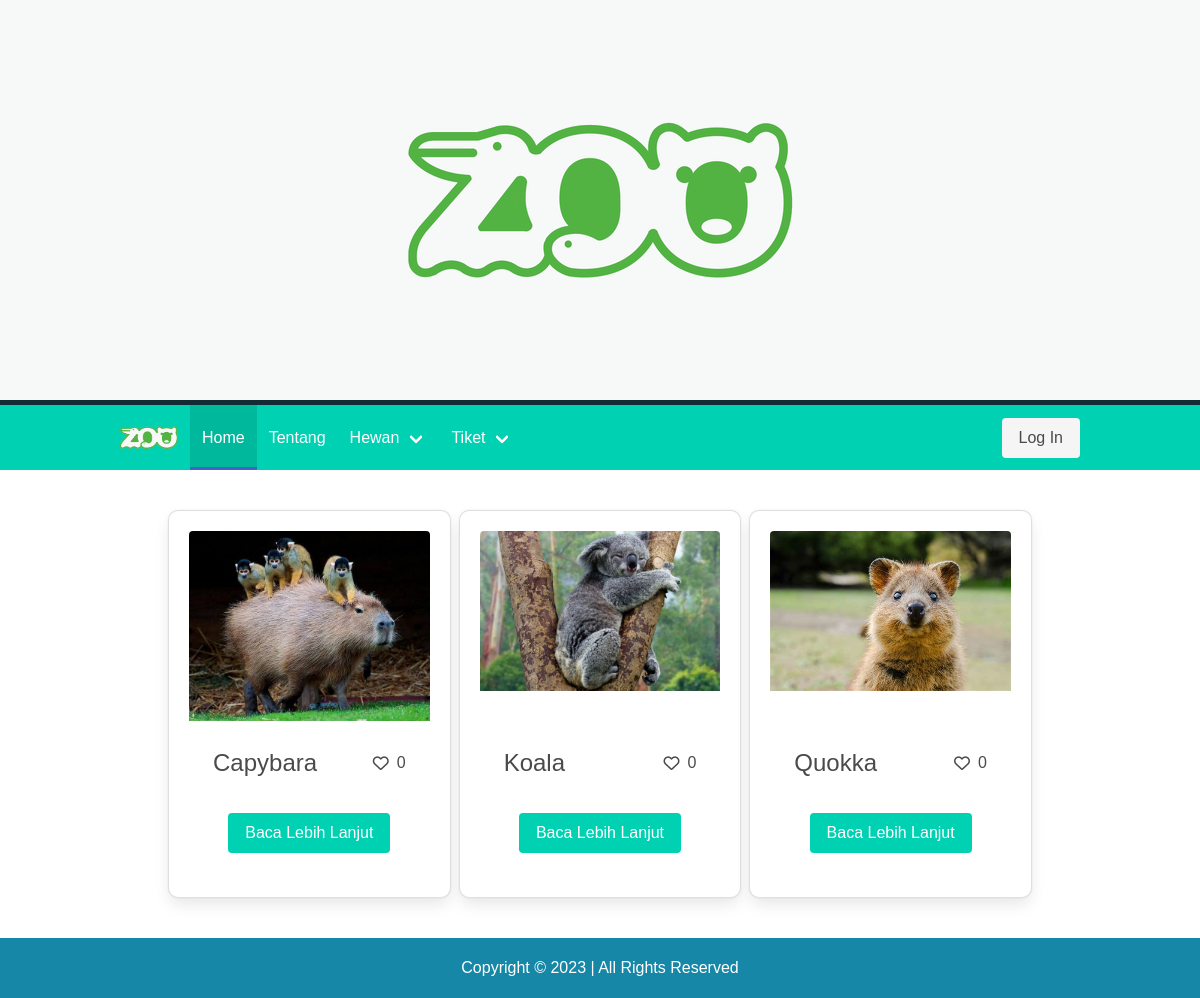
The page / on the database its author committed.
### tables this page shows
CREATE TABLE `animal` (
  `id` int(11) NOT NULL,
  `name` varchar(255) NOT NULL,
  `image` varchar(255) DEFAULT NULL
);

### index.php (the view, shortened to what this page needs)
<?php
require('./config.php');
$animals = $mysqli->query("SELECT a.id, a.name, a.image, COUNT(fa.id) AS favCount FROM animal a LEFT JOIN fav_animal fa ON a.id = fa.animal_id GROUP BY a.name LIMIT 3");
?>
<!DOCTYPE html>
<html lang="en">
<head>
  <link rel="stylesheet" href="/assets/styles/style.css">
</head>
<body>
  <header>
    <div class="jumbotron">
      <img src="/assets/images/zoo-1.png" alt="">
    </div>
    <?php include("./components/Nav.php") ?>
  </header>
  <main class="container">
    <section class="section">
      <div class="grid">
        <?php while ($animal = mysqli_fetch_array($animals)) : ?>
          <div class="card column">
            <div class="card-image">
              <figure class="image ">
                <img style="min-height: 128px;" src="<?= $animal['image'] ?>" alt="Placeholder image">
              </figure>
            </div>
            <div class="card-content" style="width: 100%;">
              <div style="display: flex; align-items: center; justify-content: space-between; width: 100%; margin-bottom: 2rem;">
                <p class="is-size-4"><?= $animal['name'] ?></p>
                <span class="icon-text">
                  <span class="icon">
                    <i class="fa-regular fa-heart"></i>
                  </span>
                  <span><?= $animal['favCount'] ?></span>
                </span>
              </div>
              <a href="/hewan?id=<?= $animal['id'] ?>" class="button is-primary">
                Baca Lebih Lanjut
              </a>
            </div>
          </div>
        <?php endwhile ?>
      </div>
    </section>
  </main>
  <footer>
    Copyright © 2023 | All Rights Reserved
  </footer>
</body>
</html>

### assets/styles/style.css (style rules this page uses)
:root { --main-color-900: #134e4a; --main-color-800: #115e59; --main-color-700: #0f766e; --main-color-600: #0d9488; --main-color-500: #14b8a6; --main-color-400: #2dd4bf; --main-color-300: #5eead4; --main-color-200: #99f6e4; --main-color-100: #ccfbf1; --main-color-50: #f0fdfa; }
html { overflow-y: auto; }
* { box-sizing: border-box; transition: all 0.5s ease; font-family: "Poppins", sans-serif; margin: 0; padding: 0; }
html { scroll-behavior: smooth; }
header { display: inline; }
.jumbotron { width: 100%; height: 400px; display: flex; justify-content: center; align-items: center; background-color: #F7F8F8; }
.jumbotron img { object-fit: contain; }
.section { padding-top: 40px; padding-bottom: 40px; }
.card { position: relative; display: flex; flex-direction: column; align-items: center; min-width: 0; word-wrap: break-word; background-color: #fff; border: 1px solid rgba(0, 0, 0, 0.125); border-radius: 10px; padding: 20px; }
footer { clear: both; padding: 5px; color: white; background-color: #1687a7; text-align: center; display: flex; align-items: center; justify-content: center; height: 60px; }

### index.php (style rules this page uses)
.grid { display: grid; grid-template-columns: repeat(auto-fit, minmax(250px, 1fr)); grid-gap: 0.5em; }
.card { justify-content: space-between; height: 100%; }
.card-content { display: flex; flex-direction: column; align-items: center; }

### rows shown on the page
animal: image (picture), name "Capybara", favCount "0"
animal: image (picture), name "Koala", favCount "0"
animal: image (picture), name "Quokka", favCount "0"
